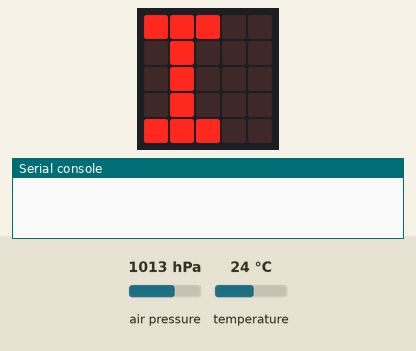
Simulated run of this program. Board: BBC micro:bit (MakeCode). Parts: the board's 5×5 LED display, the last lines printed to the serial console. The test bench sets the inputs (shaded band); at power-on: air pressure 1013 hPa, temperature 24 °C.

Above: at 0.1 s.
At 1.8 s:
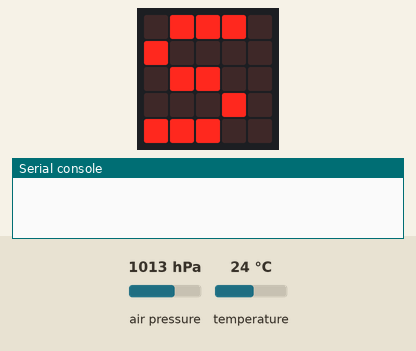
At 3.6 s:
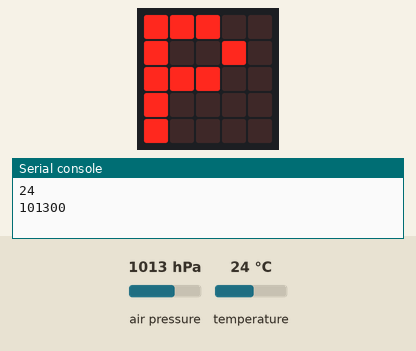

Measured:
- what the display in image 1 shows lasts 1.7 s, from 1.8 s to 3.5 s
- what the display in image 2 shows lasts 5.8 s, from 3.5 s to 9.3 s

The program:

main.ts
```typescript
basic.showString("I")
BME280.PowerOn()
BME280.Address(BME280_I2C_ADDRESS.ADDR_0x76)
basic.pause(1000)
basic.forever(function () {
    basic.showString("S")
    serial.writeNumber(BME280.temperature(BME280_T.T_C))
    serial.writeLine("")
    serial.writeNumber(BME280.pressure(BME280_P.Pa))
    serial.writeLine("")
    basic.pause(1000)
    basic.showString("P")
    basic.pause(5000)
})
```

test.ts
```typescript
// les tests vont ici ; cela ne sera pas compilé si ce paquet est utilisé en tant qu'extension.
```
